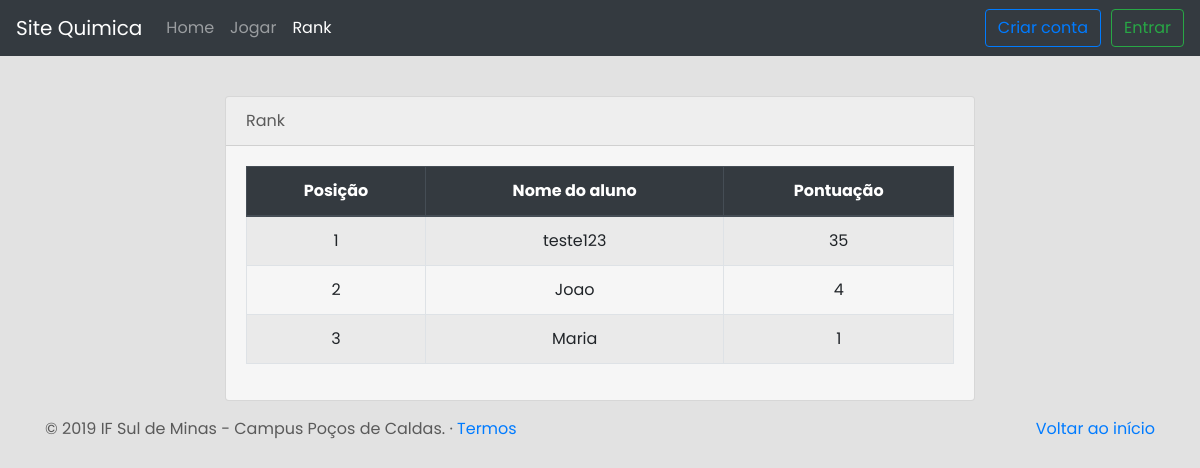
Before: /rank.php with the older database file.
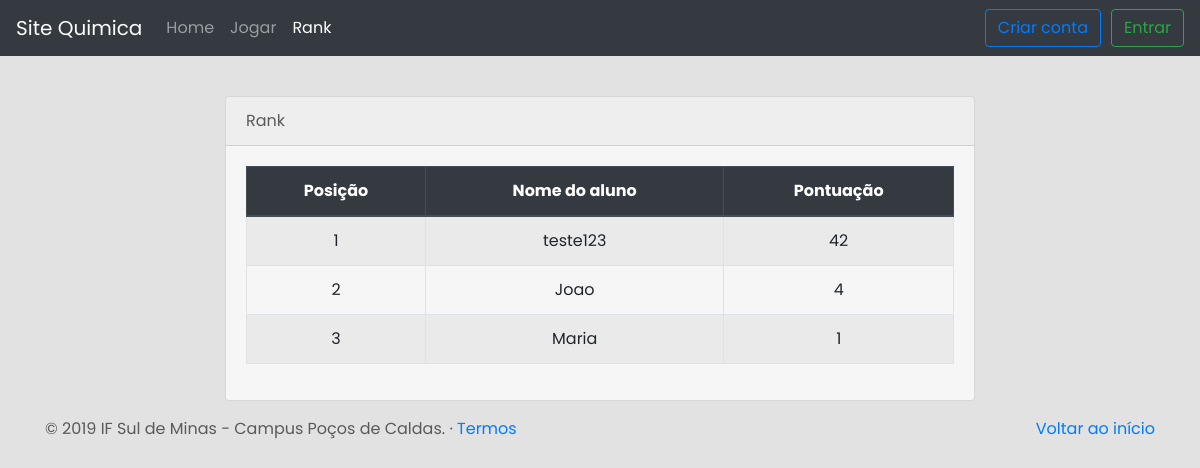
After: the same page with the newer database file.
### tables this page shows
CREATE TABLE IF NOT EXISTS `usuario` (
  `id_usuario` int(11) NOT NULL AUTO_INCREMENT,
  `login_usuario` varchar(45) NOT NULL,
  `senha_usuario` varchar(45) NOT NULL,
  `perfil_usuario` varchar(45) NOT NULL,
  `nome_usuario` varchar(45) NOT NULL,
  `email_usuario` varchar(45) NOT NULL,
  `pontuacao_usuario` int(11) DEFAULT NULL,
  `jaRespondidas_usuario` varchar(45) DEFAULT NULL,
  PRIMARY KEY (`id_usuario`)
);

### rank.php (the view, shortened to what this page needs)
<?php
    include_once("conexao.php");
?>
<link href="css/rank.css" rel="stylesheet">
<div class="container-fluid">
	<div class="col-sm-12 col-md-10 offset-md-1 col-lg-8 offset-lg-2">
		<form action="validaCadastrar.php" method="POST" id="registration-form" class="form-horizontal" onsubmit="">
			<div class="card mt-5">
				<div class="card-header">
					Rank
				</div>
				<div class="card-body">
                    <?php
                        $contador = 1;
                        $query = "SELECT nome_usuario, pontuacao_usuario, perfil_usuario FROM usuario ORDER BY pontuacao_usuario DESC";
                        if ($result = $conexao->query($query)) {
                            echo '
                            <table class="table table-striped table-bordered table-hover">
                                <thead class="thead-dark">
                                    <tr>
                                        <th scope="col">Posição</th>
                                        <th scope="col">Nome do aluno</th>
                                        <th scope="col">Pontuação</th>
                                    </tr>
                                </thead>
                            <tbody class="labeltexto">';
                            while ($linha = $result->fetch_assoc()) {
                                if ($linha['perfil_usuario'] == "Aluno") {
                                    echo '<tr scope="row">';
                                    echo '<td>'.$contador++.'</td> ';
                                    echo '<td>'.$linha['nome_usuario'].'</td>';
                                    echo'<td>'.$linha['pontuacao_usuario'].'</td>';
                                    echo '</tr>';
                                }
                            }
                            echo '
                            </tbody>
                            </table>';
                        }
                    ?>
				</div>
			</div>
		</form>
	</div>
</div>

Changed rows visible on the page:
changed usuario "teste123": pontuacao_usuario "35" → "42"
